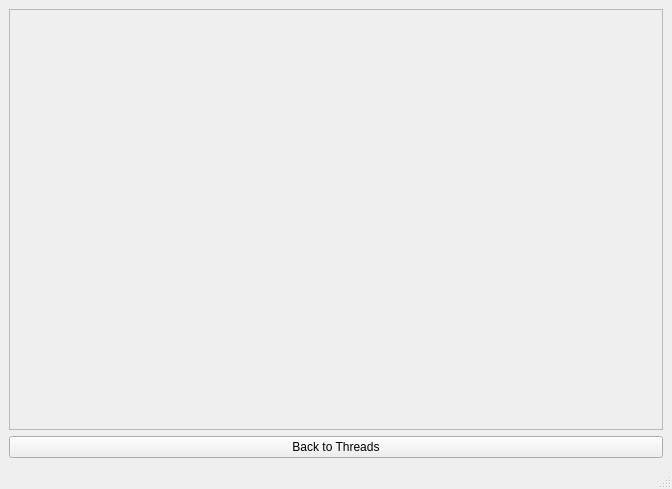
<?xml version="1.0" encoding="UTF-8"?>
<ui version="4.0">
 <class>RepliesWindow</class>
 <widget class="QMainWindow" name="RepliesWindow">
  <property name="geometry">
   <rect>
    <x>0</x>
    <y>0</y>
    <width>672</width>
    <height>489</height>
   </rect>
  </property>
  <property name="windowTitle">
   <string>MainWindow</string>
  </property>
  <property name="dockOptions">
   <set>QMainWindow::DockOption::AllowTabbedDocks|QMainWindow::DockOption::AnimatedDocks</set>
  </property>
  <widget class="QWidget" name="centralwidget">
   <layout class="QGridLayout" name="gridLayout">
    <item row="1" column="0">
     <widget class="QPushButton" name="backToThreads">
      <property name="text">
       <string>Back to Threads</string>
      </property>
     </widget>
    </item>
    <item row="0" column="0">
     <widget class="QScrollArea" name="scrollArea">
      <property name="widgetResizable">
       <bool>true</bool>
      </property>
      <widget class="QWidget" name="scrollAreaWidgetContents">
       <property name="geometry">
        <rect>
         <x>0</x>
         <y>0</y>
         <width>652</width>
         <height>396</height>
        </rect>
       </property>
       <layout class="QVBoxLayout" name="verticalLayout"/>
      </widget>
     </widget>
    </item>
   </layout>
  </widget>
  <widget class="QMenuBar" name="menubar">
   <property name="geometry">
    <rect>
     <x>0</x>
     <y>0</y>
     <width>672</width>
     <height>21</height>
    </rect>
   </property>
  </widget>
  <widget class="QStatusBar" name="statusbar"/>
 </widget>
 <resources/>
 <connections/>
</ui>
